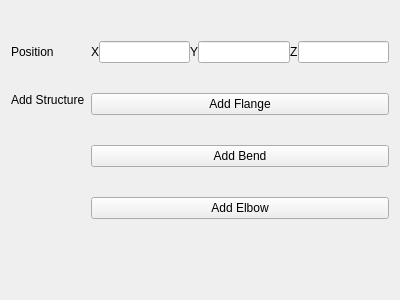
<?xml version="1.0" encoding="UTF-8"?>
<ui version="4.0">
 <class>Form</class>
 <widget class="QWidget" name="Form">
  <property name="geometry">
   <rect>
    <x>0</x>
    <y>0</y>
    <width>400</width>
    <height>300</height>
   </rect>
  </property>
  <property name="windowTitle">
   <string>Form</string>
  </property>
  <layout class="QGridLayout" name="gridLayout">
   <item row="0" column="0">
    <layout class="QGridLayout" name="gridLayout_2">
     <property name="topMargin">
      <number>30</number>
     </property>
     <property name="verticalSpacing">
      <number>30</number>
     </property>
     <item row="1" column="1">
      <layout class="QHBoxLayout" name="horizontalLayout">
       <property name="sizeConstraint">
        <enum>QLayout::SetDefaultConstraint</enum>
       </property>
       <item>
        <widget class="QLabel" name="label_8">
         <property name="sizePolicy">
          <sizepolicy hsizetype="Preferred" vsizetype="Fixed">
           <horstretch>0</horstretch>
           <verstretch>0</verstretch>
          </sizepolicy>
         </property>
         <property name="text">
          <string>X</string>
         </property>
        </widget>
       </item>
       <item>
        <widget class="QLineEdit" name="dx_box"/>
       </item>
       <item>
        <widget class="QLabel" name="label_9">
         <property name="sizePolicy">
          <sizepolicy hsizetype="Preferred" vsizetype="Fixed">
           <horstretch>0</horstretch>
           <verstretch>0</verstretch>
          </sizepolicy>
         </property>
         <property name="text">
          <string>Y</string>
         </property>
        </widget>
       </item>
       <item>
        <widget class="QLineEdit" name="dy_box"/>
       </item>
       <item>
        <widget class="QLabel" name="label_10">
         <property name="sizePolicy">
          <sizepolicy hsizetype="Preferred" vsizetype="Fixed">
           <horstretch>0</horstretch>
           <verstretch>0</verstretch>
          </sizepolicy>
         </property>
         <property name="text">
          <string>Z</string>
         </property>
        </widget>
       </item>
       <item>
        <widget class="QLineEdit" name="dz_box"/>
       </item>
      </layout>
     </item>
     <item row="1" column="0">
      <widget class="QLabel" name="label_3">
       <property name="sizePolicy">
        <sizepolicy hsizetype="Preferred" vsizetype="Fixed">
         <horstretch>0</horstretch>
         <verstretch>0</verstretch>
        </sizepolicy>
       </property>
       <property name="text">
        <string>Position</string>
       </property>
      </widget>
     </item>
     <item row="2" column="1">
      <layout class="QVBoxLayout" name="verticalLayout">
       <property name="spacing">
        <number>30</number>
       </property>
       <item>
        <widget class="QPushButton" name="pushButton_2">
         <property name="text">
          <string>Add Flange</string>
         </property>
        </widget>
       </item>
       <item>
        <widget class="QPushButton" name="pushButton">
         <property name="text">
          <string>Add Bend</string>
         </property>
        </widget>
       </item>
       <item>
        <widget class="QPushButton" name="pushButton_3">
         <property name="text">
          <string>Add Elbow</string>
         </property>
        </widget>
       </item>
      </layout>
     </item>
     <item row="2" column="0">
      <widget class="QLabel" name="label">
       <property name="text">
        <string>Add Structure</string>
       </property>
       <property name="alignment">
        <set>Qt::AlignLeading|Qt::AlignLeft|Qt::AlignTop</set>
       </property>
      </widget>
     </item>
    </layout>
   </item>
   <item row="1" column="0">
    <spacer name="verticalSpacer">
     <property name="orientation">
      <enum>Qt::Vertical</enum>
     </property>
     <property name="sizeHint" stdset="0">
      <size>
       <width>20</width>
       <height>40</height>
      </size>
     </property>
    </spacer>
   </item>
  </layout>
 </widget>
 <resources/>
 <connections/>
</ui>
